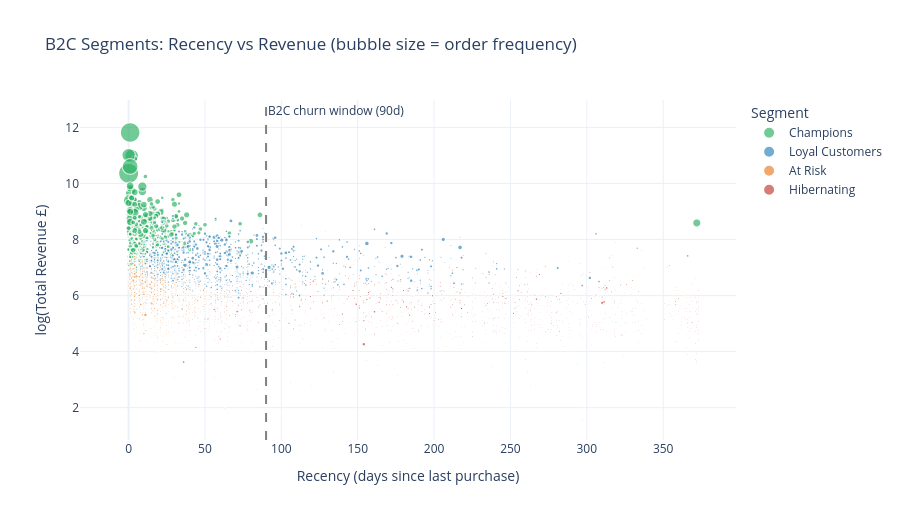

Write notebook code for a chart like this one.
### Code cell
# ── Scatter: Recency vs Monetary (size = Frequency) ───────────────────────────
# Sample for performance; all 3,686 points plotted
scatter_df = b2c_rfm.copy()
scatter_df['monetary_log'] = np.log1p(scatter_df['monetary'])

fig = px.scatter(
    scatter_df,
    x='recency',
    y='monetary_log',
    color='Segment',
    size='frequency',
    size_max=20,
    color_discrete_map=B2C_COLORS,
    opacity=0.65,
    labels={
        'recency':     'Recency (days since last purchase)',
        'monetary_log': 'log(Total Revenue £)',
        'frequency':   'Frequency (orders)',
    },
    title='B2C Segments: Recency vs Revenue (bubble size = order frequency)',
    category_orders={'Segment': seg_order},
    hover_data={'recency': True, 'monetary': ':,.0f', 'frequency': True},
)

# Churn threshold line
fig.add_vline(
    x=B2C_CHURN_DAYS, line_dash='dash', line_color='grey',
    annotation_text=f'B2C churn window ({B2C_CHURN_DAYS}d)',
    annotation_position='top right'
)

fig.update_layout(template='plotly_white', height=520)
fig.show()

### Figure 1 — Plotly figure (JSON) as saved in the notebook; plotly's stock layout.template omitted (floating-point values rounded to 4 significant figures; data arrays with more than 128 entries replaced by an {"elided": "..."} marker saying what was removed)
{"data": [{"customdata": {"elided": "602x2 float values"}, "hovertemplate": "Segment=Champions<br>Recency (days since last purchase)=%{x}<br>log(Total Revenue £)=%{y}<br>Frequency (orders)=%{customdata[1]}<br>monetary=%{customdata[0]:,.0f}<extra></extra>", "legendgroup": "Champions", "marker": {"color": "#27ae60", "opacity": 0.65, "size": {"elided": "602 int values"}, "sizemode": "area", "sizeref": 0.515, "symbol": "circle"}, "mode": "markers", "name": "Champions", "showlegend": true, "type": "scattergl", "x": {"elided": "602 int values"}, "xaxis": "x", "y": {"elided": "602 float values"}, "yaxis": "y"}, {"customdata": {"elided": "1003x2 float values"}, "hovertemplate": "Segment=Loyal Customers<br>Recency (days since last purchase)=%{x}<br>log(Total Revenue £)=%{y}<br>Frequency (orders)=%{customdata[1]}<br>monetary=%{customdata[0]:,.0f}<extra></extra>", "legendgroup": "Loyal Customers", "marker": {"color": "#2980b9", "opacity": 0.65, "size": {"elided": "1003 int values"}, "sizemode": "area", "sizeref": 0.515, "symbol": "circle"}, "mode": "markers", "name": "Loyal Customers", "showlegend": true, "type": "scattergl", "x": {"elided": "1003 int values"}, "xaxis": "x", "y": {"elided": "1003 float values"}, "yaxis": "y"}, {"customdata": {"elided": "729x2 float values"}, "hovertemplate": "Segment=At Risk<br>Recency (days since last purchase)=%{x}<br>log(Total Revenue £)=%{y}<br>Frequency (orders)=%{customdata[1]}<br>monetary=%{customdata[0]:,.0f}<extra></extra>", "legendgroup": "At Risk", "marker": {"color": "#e67e22", "opacity": 0.65, "size": {"elided": "729 int values"}, "sizemode": "area", "sizeref": 0.515, "symbol": "circle"}, "mode": "markers", "name": "At Risk", "showlegend": true, "type": "scattergl", "x": {"elided": "729 int values"}, "xaxis": "x", "y": {"elided": "729 float values"}, "yaxis": "y"}, {"customdata": {"elided": "1342x2 float values"}, "hovertemplate": "Segment=Hibernating<br>Recency (days since last purchase)=%{x}<br>log(Total Revenue £)=%{y}<br>Frequency (orders)=%{customdata[1]}<br>monetary=%{customdata[0]:,.0f}<extra></extra>", "legendgroup": "Hibernating", "marker": {"color": "#c0392b", "opacity": 0.65, "size": {"elided": "1342 int values"}, "sizemode": "area", "sizeref": 0.515, "symbol": "circle"}, "mode": "markers", "name": "Hibernating", "showlegend": true, "type": "scattergl", "x": {"elided": "1342 int values"}, "xaxis": "x", "y": {"elided": "1342 float values"}, "yaxis": "y"}], "layout": {"annotations": [{"showarrow": false, "text": "B2C churn window (90d)", "x": 90, "xanchor": "left", "xref": "x", "y": 1, "yanchor": "top", "yref": "y domain"}], "height": 520, "legend": {"itemsizing": "constant", "title": {"text": "Segment"}, "tracegroupgap": 0}, "shapes": [{"line": {"color": "grey", "dash": "dash"}, "type": "line", "x0": 90, "x1": 90, "xref": "x", "y0": 0, "y1": 1, "yref": "y domain"}], "title": {"text": "B2C Segments: Recency vs Revenue (bubble size = order frequency)"}, "xaxis": {"anchor": "y", "domain": [0, 1], "title": {"text": "Recency (days since last purchase)"}}, "yaxis": {"anchor": "x", "domain": [0, 1], "title": {"text": "log(Total Revenue £)"}}}}
